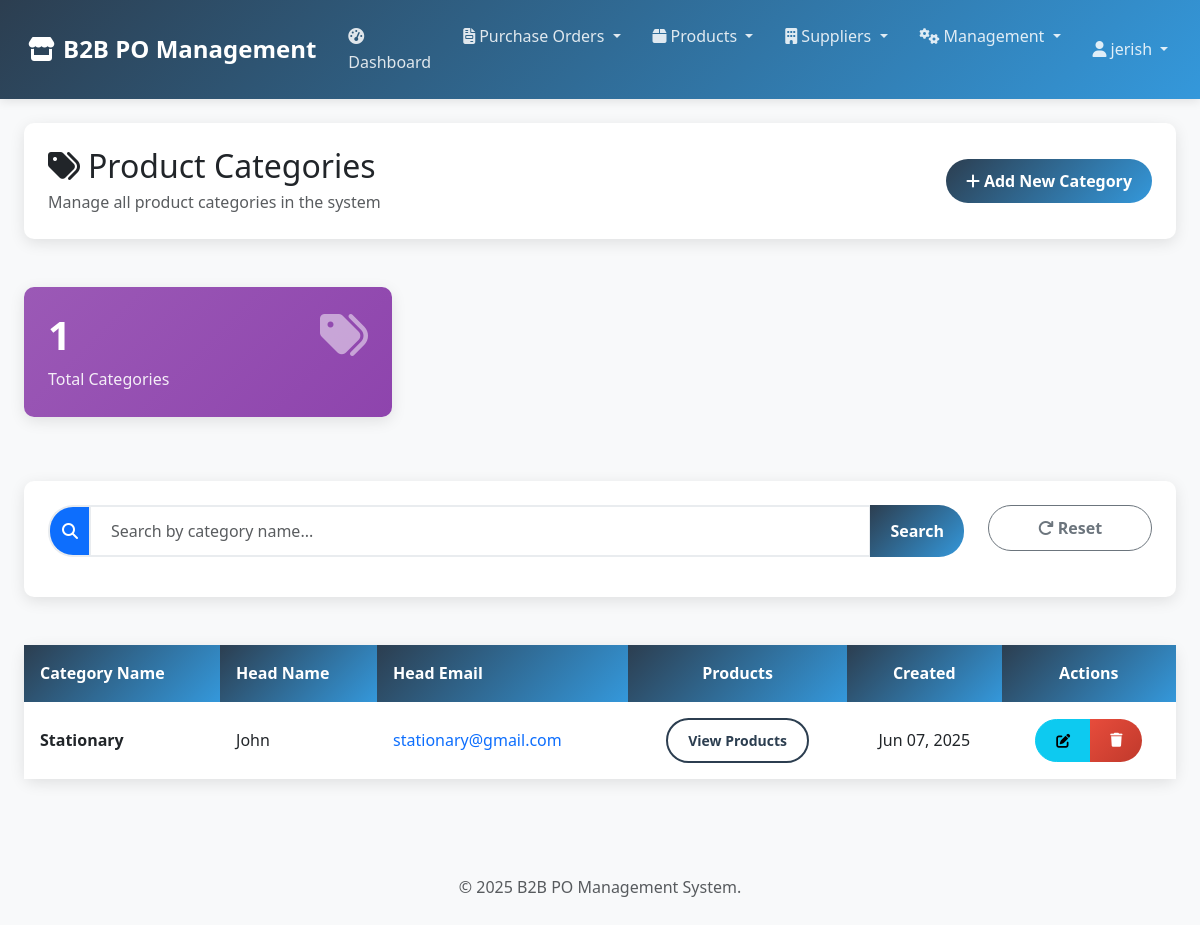
The page /categories/ (signed in) on the database its author committed.
### po_system/models.py (models this page shows, shortened)
class Category(models.Model):
    name = models.CharField(max_length=100, unique=True)
    head_email = models.EmailField()
    head_name = models.CharField(max_length=100)
    created_at = models.DateTimeField(default=timezone.now)  # Changed from auto_now_add

### po_system/views.py (the view)
# urls.py: path('categories/', views.category_list, name='category_list'),
@login_required
def category_list(request):
    query = request.GET.get('q', '')
    categories = Category.objects.all().order_by('name')
    if query:
        categories = categories.filter(name__icontains=query)
    paginator = Paginator(categories, 10)
    page = request.GET.get('page', 1)
    categories_page = paginator.get_page(page)
    context = {
        'categories': categories_page,
        'query': query,
        'total_count': categories.count()
    }
    return render(request, 'po_system/category_list.html', context)

### templates/po_system/category_list.html (shortened to what this page needs)
{% extends 'po_system/base.html' %}
{% block content %}
<div class="container-fluid">
    <div class="row mb-4">
        <div class="col-12">
            <div class="card">
                <div class="card-body">
                    <div class="d-flex justify-content-between align-items-center">
                        <div>
                            <h2 class="mb-1">
                                <i class="fas fa-tags me-2"></i>Product Categories
                            </h2>
                            <p class="text-muted mb-0">
                                Manage all product categories in the system
                            </p>
                        </div>
                        <a href="{% url 'po_system:category_create' %}" class="btn btn-primary">
                            <i class="fas fa-plus me-1"></i>Add New Category
                        </a>
                    </div>
                </div>
            </div>
        </div>
    </div>
    <div class="row mb-4">
        <div class="col-md-4 mb-3">
            <div class="stats-card" style="background: linear-gradient(135deg, #9b59b6, #8e44ad);">
                <div class="d-flex justify-content-between">
                    <div>
                        <h3>{{ total_count }}</h3>
                        <p class="mb-0">Total Categories</p>
                    </div>
                    <div>
                        <i class="fas fa-tags fa-3x opacity-50"></i>
                    </div>
                </div>
            </div>
        </div>
    </div>
    <div class="row mb-4">
        <div class="col-12">
            <div class="search-container">
                <form method="get" id="search-form">
                    <div class="row">
                        <div class="col-md-10 mb-3">
                            <div class="input-group">
                                <span class="input-group-text bg-primary text-white">
                                    <i class="fas fa-search"></i>
                                </span>
                                <input type="text" name="q" class="form-control search-input"
                                       placeholder="Search by category name..."
                                       value="{{ query }}">
                                <button class="btn btn-primary" type="submit">
                                    Search
                                </button>
                            </div>
                        </div>
                        <div class="col-md-2 mb-3">
                            <a href="{% url 'po_system:category_list' %}" class="btn btn-outline-secondary w-100">
                                <i class="fas fa-redo me-1"></i>Reset
                            </a>
                        </div>
                    </div>
                </form>
            </div>
        </div>
    </div>
    <div class="row">
        <div class="col-12">
            <div class="card">
                <div class="card-body p-0">
                    <div class="table-responsive">
                        <table class="table table-hover mb-0">
                            <thead>
                                <tr>
                                    <th>Category Name</th>
                                    <th>Head Name</th>
                                    <th>Head Email</th>
                                    <th class="text-center">Products</th>
                                    <th class="text-center">Created</th>
                                    <th class="text-center">Actions</th>
                                </tr>
                            </thead>
                            <tbody>
                                {% for category in categories %}
                                <tr>
                                    <td>
                                        <strong>{{ category.name }}</strong>
                                    </td>
                                    <td>{{ category.head_name }}</td>
                                    <td>
                                        <a href="mailto:{{ category.head_email }}">{{ category.head_email }}</a>
                                    </td>
                                    <td class="text-center">
                                        <a href="{% url 'po_system:product_list' %}?category={{ category.id }}" class="btn btn-sm btn-outline-primary">
                                            View Products
                                        </a>
                                    </td>
                                    <td class="text-center">
                                        {{ category.created_at|date:"M d, Y" }}
                                    </td>
                                    <td class="text-center">
                                        <div class="btn-group">
                                            <a href="{% url 'po_system:category_edit' category.id %}" class="btn btn-sm btn-info">
                                                <i class="fas fa-edit"></i>
                                            </a>
                                            <a href="{% url 'po_system:category_delete' category.id %}" class="btn btn-sm btn-danger">
                                                <i class="fas fa-trash"></i>
                                            </a>
                                        </div>
                                    </td>
                                </tr>
                                {% endfor %}
                            </tbody>
                        </table>
                    </div>
                </div>
            </div>
        </div>
    </div>
</div>
{% endblock %}

### templates/po_system/base.html (shortened to what this page needs)
{% load static %}
<!DOCTYPE html>
<html lang="en">
<head>
    <link href="https://cdnjs.cloudflare.com/ajax/libs/bootstrap/5.3.0/css/bootstrap.min.css" rel="stylesheet">
    <link href="https://cdnjs.cloudflare.com/ajax/libs/font-awesome/6.4.0/css/all.min.css" rel="stylesheet">
    <link href="{% static 'css/main.css' %}" rel="stylesheet">
</head>
<body>
    <nav class="navbar navbar-expand-lg navbar-dark">
        <div class="container-fluid">
            <a class="navbar-brand" href="{% url 'po_system:dashboard' %}">
                <i class="fas fa-store me-2"></i>B2B PO Management
            </a>
            <div class="collapse navbar-collapse" id="navbarNav">
                <ul class="navbar-nav me-auto">
                    <li class="nav-item">
                        <a class="nav-link" href="{% url 'po_system:dashboard' %}">
                            <i class="fas fa-tachometer-alt me-1"></i>Dashboard
                        </a>
                    </li>
                    <li class="nav-item dropdown">
                        <a class="nav-link dropdown-toggle" href="#" role="button" data-bs-toggle="dropdown">
                            <i class="fas fa-file-invoice me-1"></i>Purchase Orders
                        </a>
                    </li>
                    <li class="nav-item dropdown">
                        <a class="nav-link dropdown-toggle" href="#" role="button" data-bs-toggle="dropdown">
                            <i class="fas fa-box me-1"></i>Products
                        </a>
                    </li>
                    <li class="nav-item dropdown">
                        <a class="nav-link dropdown-toggle" href="#" role="button" data-bs-toggle="dropdown">
                            <i class="fas fa-building me-1"></i>Suppliers
                        </a>
                    </li>
                    <li class="nav-item dropdown">
                        <a class="nav-link dropdown-toggle" href="#" role="button" data-bs-toggle="dropdown">
                            <i class="fas fa-cogs me-1"></i>Management
                        </a>
                    </li>
                </ul>
                <ul class="navbar-nav">
                    <li class="nav-item dropdown">
                        <a class="nav-link dropdown-toggle" href="#" role="button" data-bs-toggle="dropdown">
                            <i class="fas fa-user me-1"></i>{{ user.username }}
                        </a>
                    </li>
                </ul>
            </div>
        </div>
    </nav>
    <div class="container-fluid mt-4">
        {% block content %}
        {% endblock %}
    </div>
    <footer class="mt-5 py-4 bg-light text-center text-muted">
        <div class="container">
            <p class="mb-0">
                &copy; {% now "Y" %} B2B PO Management System.
            </p>
        </div>
    </footer>
</body>
</html>

### static/css/main.css (style rules this page uses)
:root { --primary-color: #2c3e50; --secondary-color: #3498db; --success-color: #27ae60; --warning-color: #f39c12; --danger-color: #e74c3c; --info-color: #1abc9c; --light-color: #f8f9fa; --dark-color: #343a40; --gray-100: #f8f9fa; --gray-200: #e9ecef; --gray-300: #dee2e6; --gray-400: #ced4da; --gray-500: #adb5bd; --gray-600: #6c757d; --gray-700: #495057; --gray-800: #343a40; --gray-900: #212529; --primary-gradient: linear-gradient(135deg, var(--primary-color), var(--secondary-color)); --success-gradient: linear-gradient(135deg, var(--success-color), #219a52); --warning-gradient: linear-gradient(135deg, var(--warning-color), #d35400); --danger-gradient: linear-gradient(135deg, var(--danger-color), #c0392b); --purple-gradient: linear-gradient(135deg, #9b59b6, #8e44ad); --card-shadow: 0 4px 15px rgba(0, 0, 0, 0.1); --hover-shadow: 0 8px 25px rgba(0, 0, 0, 0.15); --button-shadow: 0 5px 15px rgba(52, 152, 219, 0.4); --border-radius-sm: 5px; --border-radius: 10px; --border-radius-lg: 15px; --border-radius-xl: 25px; --transition-speed: 0.3s; }
body { font-family: 'Segoe UI', Tahoma, Geneva, Verdana, sans-serif; background-color: var(--light-color); color: var(--gray-800); line-height: 1.6; }
a { text-decoration: none; transition: all var(--transition-speed) ease; }
.navbar { background: var(--primary-gradient); box-shadow: 0 2px 10px rgba(0, 0, 0, 0.1); padding: 0.75rem 1rem; }
.navbar-brand { font-weight: 700; font-size: 1.5rem; color: white; }
.navbar-dark .navbar-nav .nav-link { color: rgba(255, 255, 255, 0.85); font-weight: 500; padding: 0.75rem 1rem; border-radius: var(--border-radius); transition: all var(--transition-speed) ease; }
.card { border: none; border-radius: var(--border-radius); box-shadow: var(--card-shadow); transition: transform var(--transition-speed) ease; margin-bottom: 1.5rem; }
.card-body { padding: 1.5rem; }
.stats-card { color: white; border-radius: var(--border-radius); padding: 1.5rem; margin-bottom: 1.5rem; box-shadow: var(--card-shadow); transition: transform var(--transition-speed) ease; }
.stats-card h3 { font-size: 2.5rem; font-weight: 700; margin-bottom: 0.5rem; }
.stats-card p { font-size: 1rem; opacity: 0.9; margin-bottom: 0; }
.search-container { background: white; border-radius: var(--border-radius); padding: 1.5rem; box-shadow: var(--card-shadow); margin-bottom: 1.5rem; }
.table { margin-bottom: 0; }
.table th { background: var(--primary-gradient); color: white; font-weight: 600; border: none; padding: 1rem; vertical-align: middle; }
.table td { padding: 1rem; vertical-align: middle; border-bottom: 1px solid var(--gray-200); }
.table tr:last-child td { border-bottom: none; }
.form-control { border: 2px solid var(--gray-200); border-radius: var(--border-radius-xl); padding: 0.75rem 1.25rem; font-size: 1rem; transition: all var(--transition-speed) ease; }
.input-group-text { background-color: var(--gray-100); border: 2px solid var(--gray-200); border-right: none; border-radius: var(--border-radius-xl) 0 0 var(--border-radius-xl); }
.input-group .form-control { border-radius: 0 var(--border-radius-xl) var(--border-radius-xl) 0; }
.search-input { border: 2px solid var(--gray-200); border-radius: var(--border-radius-xl); padding: 0.75rem 1.25rem; font-size: 1rem; transition: all var(--transition-speed) ease; }
.btn { border-radius: var(--border-radius-xl); padding: 0.625rem 1.25rem; font-weight: 600; transition: all var(--transition-speed) ease; }
.btn-primary { background: var(--primary-gradient); border: none; }
.btn-danger { background: var(--danger-gradient); border: none; }
.btn-outline-primary { color: var(--primary-color); border: 2px solid var(--primary-color); }

### rows shown on the page
Category: name "Stationary", head_name "John", head_email "stationary@gmail.com", created_at "Jun 07, 2025"

### other values the page prints
{{ user.username }} "jerish"
{{ total_count }} "1"
